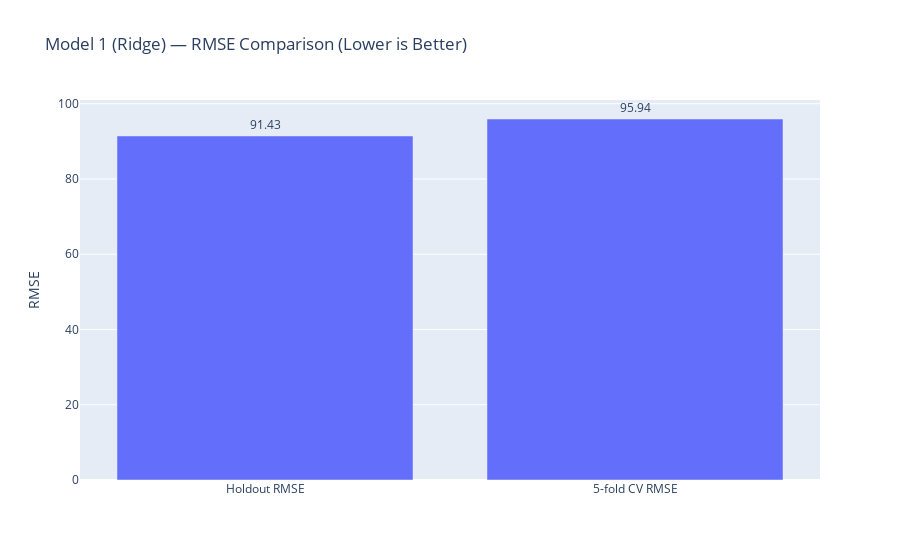
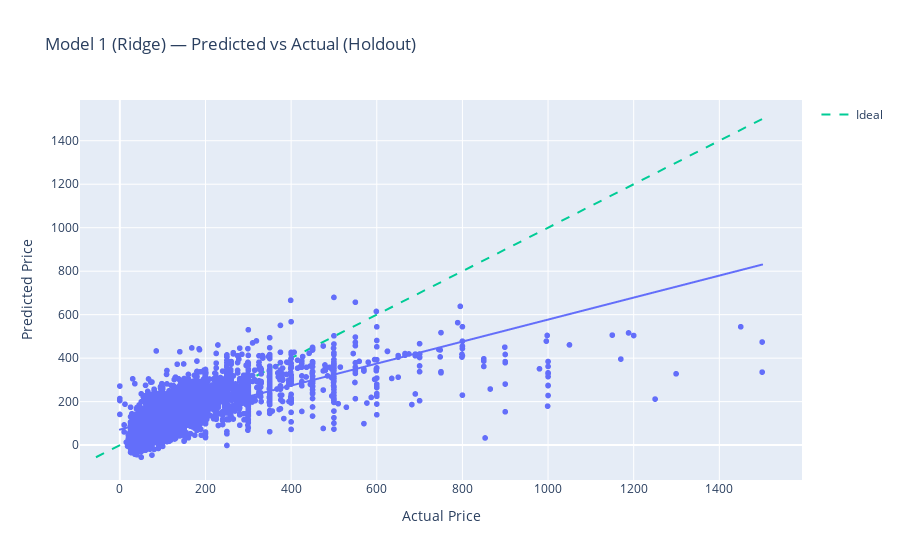
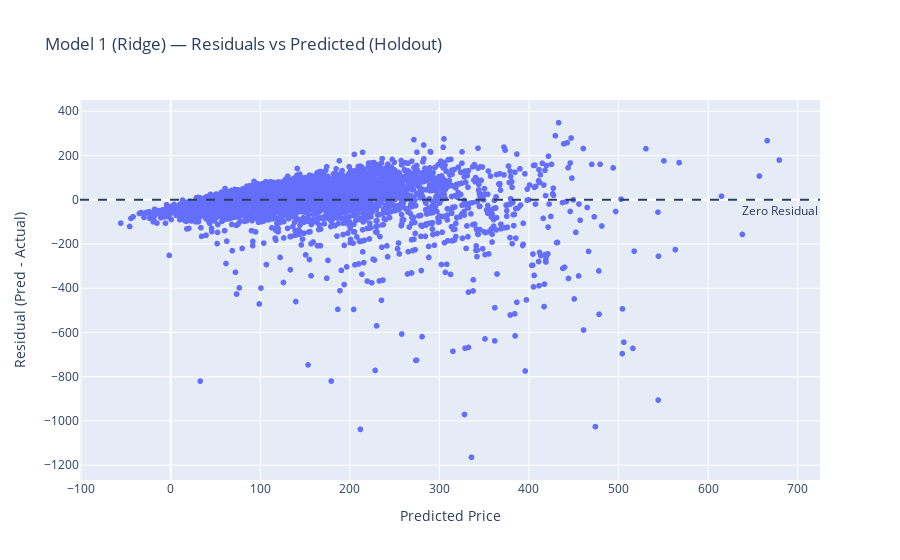

Notebook code cell kept with these figures, in order:
### Code cell
# Visualizations for Model 1 (Ridge)
import numpy as np
import pandas as pd
import plotly.graph_objects as go
import plotly.express as px

# 1. RMSE comparison (holdout vs CV) 
rmse_df = pd.DataFrame({
    'Metric': ['Holdout RMSE', '5-fold CV RMSE'],
    'RMSE': [float(rmse_ridge), float(cv_rmse_ridge)]
})

fig_rmse = px.bar(
    rmse_df, x='Metric', y='RMSE', text='RMSE',
    title='Model 1 (Ridge) — RMSE Comparison (Lower is Better)'
)
fig_rmse.update_traces(texttemplate='%{text:.2f}', textposition='outside')
fig_rmse.update_layout(yaxis_title='RMSE', xaxis_title=None, uniformtext_minsize=10, uniformtext_mode='hide')
fig_rmse.show()




#  2. Predicted vs Actual (holdout) 
pred_vs_actual = pd.DataFrame({'Actual': y_val, 'Predicted': pred_val_ridge})
fig_pva = px.scatter(
    pred_vs_actual, x='Actual', y='Predicted',
    title='Model 1 (Ridge) — Predicted vs Actual (Holdout)',
    trendline='ols'
)

# 45-degree reference line
minv = float(min(pred_vs_actual.min()))
maxv = float(max(pred_vs_actual.max()))
fig_pva.add_trace(go.Scatter(x=[minv, maxv], y=[minv, maxv],
                             mode='lines', name='Ideal', line=dict(dash='dash')))
fig_pva.update_layout(xaxis_title='Actual Price', yaxis_title='Predicted Price')
fig_pva.show()



#  3. Residuals vs Predicted (holdout) 
residuals = pred_val_ridge - y_val
res_df = pd.DataFrame({'Predicted': pred_val_ridge, 'Residual': residuals})
fig_res = px.scatter(
    res_df, x='Predicted', y='Residual',
    title='Model 1 (Ridge) — Residuals vs Predicted (Holdout)'
)
fig_res.add_hline(y=0, line_dash='dash', annotation_text='Zero Residual', annotation_position='bottom right')
fig_res.update_layout(xaxis_title='Predicted Price', yaxis_title='Residual (Pred - Actual)')
fig_res.show()

### Figure 1 — Plotly figure (JSON) as saved in the notebook; plotly's stock layout.template omitted (floating-point values rounded to 4 significant figures)
{"data": [{"hovertemplate": "Metric=%{x}<br>RMSE=%{text}<extra></extra>", "legendgroup": "", "marker": {"color": "#636efa", "pattern": {"shape": ""}}, "name": "", "orientation": "v", "showlegend": false, "text": [91.43, 95.94], "textposition": "outside", "texttemplate": "%{text:.2f}", "type": "bar", "x": ["Holdout RMSE", "5-fold CV RMSE"], "xaxis": "x", "y": [91.43, 95.94], "yaxis": "y"}], "layout": {"barmode": "relative", "legend": {"tracegroupgap": 0}, "title": {"text": "Model 1 (Ridge) — RMSE Comparison (Lower is Better)"}, "uniformtext": {"minsize": 10, "mode": "hide"}, "xaxis": {"anchor": "y", "domain": [0, 1], "title": {}}, "yaxis": {"anchor": "x", "domain": [0, 1], "title": {"text": "RMSE"}}}}

### Figure 2 — Plotly figure (JSON) as saved in the notebook; plotly's stock layout.template omitted (floating-point values rounded to 4 significant figures; data arrays with more than 128 entries replaced by an {"elided": "..."} marker saying what was removed)
{"data": [{"hovertemplate": "Actual=%{x}<br>Predicted=%{y}<extra></extra>", "legendgroup": "", "marker": {"color": "#636efa", "symbol": "circle"}, "mode": "markers", "name": "", "showlegend": false, "type": "scattergl", "x": {"elided": "5366 float values"}, "xaxis": "x", "y": {"elided": "5366 float values"}, "yaxis": "y"}, {"hovertemplate": "<b>OLS trendline</b><br>Predicted = 0.505846 * Actual + 71.509<br>R<sup>2</sup>=0.506611<br><br>Actual=%{x}<br>Predicted=%{y} <b>(trend)</b><extra></extra>", "legendgroup": "", "marker": {"color": "#636efa", "symbol": "circle"}, "mode": "lines", "name": "", "showlegend": false, "type": "scattergl", "x": {"elided": "5366 float values"}, "xaxis": "x", "y": {"elided": "5366 float values"}, "yaxis": "y"}, {"line": {"dash": "dash"}, "mode": "lines", "name": "Ideal", "type": "scatter", "x": [-55.78, 1500], "y": [-55.78, 1500]}], "layout": {"legend": {"tracegroupgap": 0}, "title": {"text": "Model 1 (Ridge) — Predicted vs Actual (Holdout)"}, "xaxis": {"anchor": "y", "domain": [0, 1], "title": {"text": "Actual Price"}}, "yaxis": {"anchor": "x", "domain": [0, 1], "title": {"text": "Predicted Price"}}}}

### Figure 3 — Plotly figure (JSON) as saved in the notebook; plotly's stock layout.template omitted (floating-point values rounded to 4 significant figures; data arrays with more than 128 entries replaced by an {"elided": "..."} marker saying what was removed)
{"data": [{"hovertemplate": "Predicted=%{x}<br>Residual=%{y}<extra></extra>", "legendgroup": "", "marker": {"color": "#636efa", "symbol": "circle"}, "mode": "markers", "name": "", "showlegend": false, "type": "scattergl", "x": {"elided": "5366 float values"}, "xaxis": "x", "y": {"elided": "5366 float values"}, "yaxis": "y"}], "layout": {"annotations": [{"showarrow": false, "text": "Zero Residual", "x": 1, "xanchor": "right", "xref": "x domain", "y": 0, "yanchor": "top", "yref": "y"}], "legend": {"tracegroupgap": 0}, "shapes": [{"line": {"dash": "dash"}, "type": "line", "x0": 0, "x1": 1, "xref": "x domain", "y0": 0, "y1": 0, "yref": "y"}], "title": {"text": "Model 1 (Ridge) — Residuals vs Predicted (Holdout)"}, "xaxis": {"anchor": "y", "domain": [0, 1], "title": {"text": "Predicted Price"}}, "yaxis": {"anchor": "x", "domain": [0, 1], "title": {"text": "Residual (Pred - Actual)"}}}}
